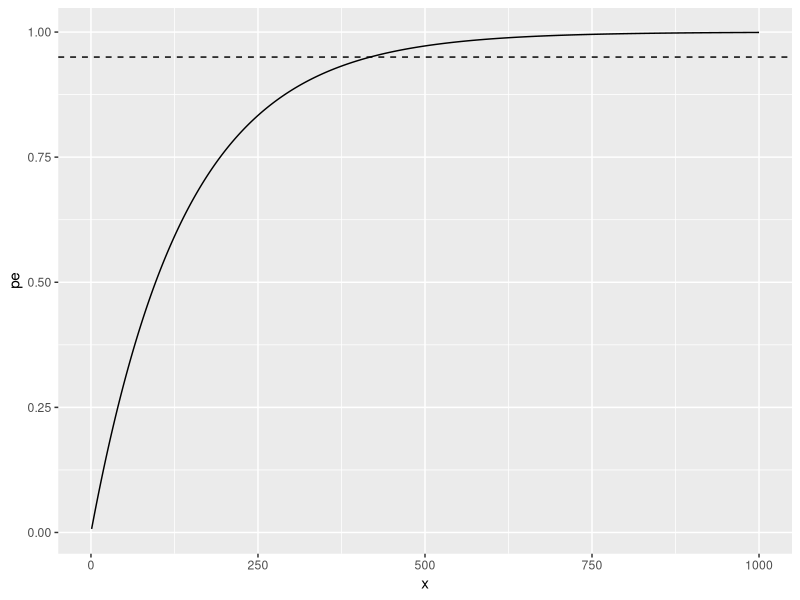

The R source for this figure:
#' Load libraries.
library(dplyr)
library(ggplot2)

# Laplace's rule of succession. The rule of succession states that the estimated probability of failure is (F + 1)/(N + 2). Where F is the number of failures.
# Laplace's rule of succession.
F <- 0
N <- 138
p <- (F + 1) / (N + 2)
x <- 1:1000
pe <- 1 - pbinom(0, size = x, prob = p)
ggplot(tibble(x, pe)) +
    geom_line(aes(x, pe, group = 1)) +
    geom_hline(yintercept = 0.95, linetype = "dashed")
sum(near(0.95, pe, tol = 0.0001))
x[near(0.95, pe, tol = 0.0001)]
